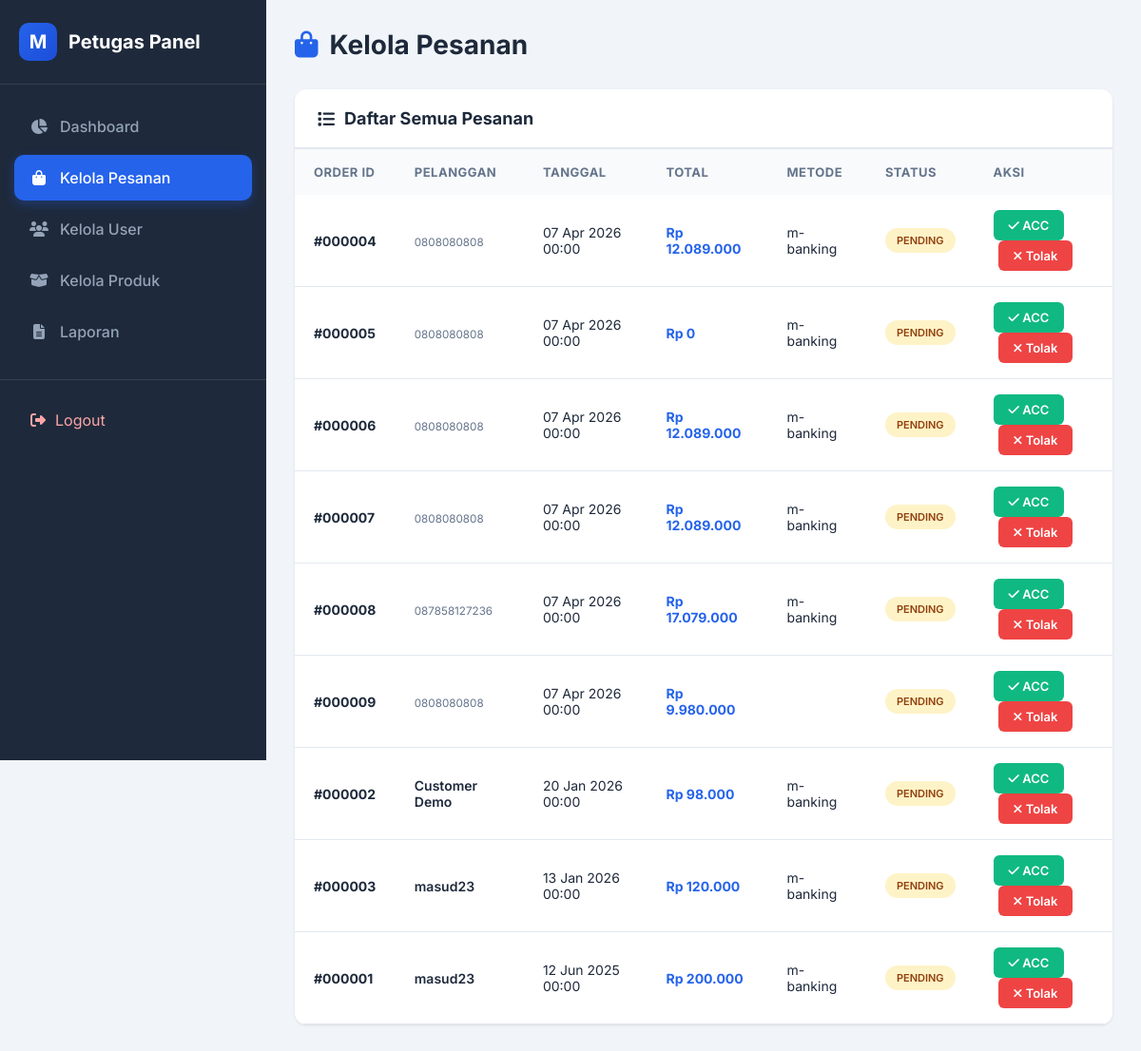
The page /petugas/kelola_pesanan.php (signed in) on the database its author committed.
### tables this page shows
CREATE TABLE `orders` (
  `id` int(11) NOT NULL AUTO_INCREMENT,
  `user_id` int(11) DEFAULT NULL,
  `total_bayar` decimal(10,2) NOT NULL,
  `ongkir` decimal(10,2) DEFAULT 0.00,
  `nama_penerima` varchar(100) NOT NULL,
  `no_telp` varchar(20) NOT NULL,
  `alamat` text NOT NULL,
  `metode_pembayaran` enum('m-banking','e-wallet','cod') DEFAULT 'm-banking',
  `detail_pembayaran` varchar(100) DEFAULT NULL,
  `tanggal_transaksi` date NOT NULL,
  `status` enum('pending','diproses','dikirim','selesai','dibatalkan') DEFAULT 'pending',
  `created_at` timestamp NOT NULL DEFAULT current_timestamp(),
  PRIMARY KEY (`id`),
  KEY `idx_user_id` (`user_id`)
);

CREATE TABLE `users` (
  `id` int(11) NOT NULL AUTO_INCREMENT,
  `username` varchar(50) NOT NULL,
  `password` varchar(255) NOT NULL,
  `nama_lengkap` varchar(100) NOT NULL,
  `email` varchar(100) DEFAULT NULL,
  `no_hp` varchar(20) DEFAULT NULL,
  `alamat` text DEFAULT NULL,
  `role` enum('admin','petugas','user') DEFAULT 'user',
  `created_at` timestamp NOT NULL DEFAULT current_timestamp(),
  PRIMARY KEY (`id`),
  UNIQUE KEY `username` (`username`),
  KEY `idx_id` (`id`)
);

### petugas/kelola_pesanan.php (the view, shortened to what this page needs)
<?php
include '../config.php';
$orders = mysqli_query($koneksi, "
    SELECT o.*, u.nama_lengkap
    FROM orders o
    LEFT JOIN users u ON o.user_id = u.id
    ORDER BY o.tanggal_transaksi DESC
");
?>
<!DOCTYPE html>
<html lang="id">
<head>
    <link rel="stylesheet" href="https://cdnjs.cloudflare.com/ajax/libs/font-awesome/6.4.0/css/all.min.css">
</head>
<body>
    <div class="wrapper">
        <aside class="sidebar">
            <div class="sidebar-header">
                <div class="brand-icon">M</div>
                <div class="brand-text">Petugas Panel</div>
            </div>
            <nav class="sidebar-menu">
                <a href="dashboard.php" class="menu-item <?= basename($_SERVER['PHP_SELF']) == 'dashboard.php' ? 'active' : '' ?>">
                    <i class="fas fa-chart-pie"></i> Dashboard
                </a>
                <a href="kelola_pesanan.php" class="menu-item <?= basename($_SERVER['PHP_SELF']) == 'kelola_pesanan.php' ? 'active' : '' ?>">
                    <i class="fas fa-shopping-bag"></i> Kelola Pesanan
                </a>
                <a href="kelola_data_user.php" class="menu-item <?= basename($_SERVER['PHP_SELF']) == 'kelola_data_user.php' ? 'active' : '' ?>">
                    <i class="fas fa-users"></i> Kelola User
                </a>
                <a href="kelola_data_produk.php" class="menu-item <?= basename($_SERVER['PHP_SELF']) == 'kelola_data_produk.php' ? 'active' : '' ?>">
                    <i class="fas fa-box-open"></i> Kelola Produk
                </a>
                <a href="laporan.php" class="menu-item <?= basename($_SERVER['PHP_SELF']) == 'laporan.php' ? 'active' : '' ?>">
                    <i class="fas fa-file-alt"></i> Laporan
                </a>
            </nav>
            <div class="sidebar-footer">
                <a href="../auth/logout.php" class="logout" onclick="return confirm('Yakin ingin logout?')">
                    <i class="fas fa-sign-out-alt"></i> Logout
                </a>
            </div>
        </aside>
        <main class="main-content">
            <div class="page-header">
                <h1 class="page-title"><i class="fas fa-shopping-bag"></i> Kelola Pesanan</h1>
            </div>
            <div class="card">
                <div class="card-header">
                    <h3 class="card-title"><i class="fas fa-list"></i> Daftar Semua Pesanan</h3>
                </div>
                <div style="overflow-x: auto;">
                    <table>
                        <thead>
                            <tr>
                                <th>Order ID</th>
                                <th>Pelanggan</th>
                                <th>Tanggal</th>
                                <th>Total</th>
                                <th>Metode</th>
                                <th>Status</th>
                                <th>Aksi</th>
                            </tr>
                        </thead>
                        <tbody>
                            <?php while($o = mysqli_fetch_assoc($orders)):
                                $badge_class = 'badge-' . ($o['status'] ?? 'pending');
                            ?>
                            <tr>
                                <td><strong>#<?= str_pad($o['id'], 6, '0', STR_PAD_LEFT) ?></strong></td>
                                <td>
                                    <div style="font-weight: 600;"><?= htmlspecialchars($o['nama_lengkap'] ?? 'Guest') ?></div>
                                    <small style="color: var(--gray);"><?= htmlspecialchars($o['no_telp'] ?? '') ?></small>
                                </td>
                                <td><?= date('d M Y H:i', strtotime($o['tanggal_transaksi'])) ?></td>
                                <td><strong style="color: var(--primary);">Rp <?= number_format($o['total_bayar'], 0, ',', '.') ?></strong></td>
                                <td><?= htmlspecialchars($o['metode_pembayaran']) ?></td>
                                <td><span class="badge <?= $badge_class ?>"><?= strtoupper($o['status'] ?? 'PENDING') ?></span></td>
                                <td>
                                    <?php if($o['status'] == 'pending'): ?>
                                        <form method="POST" style="display: inline;">
                                            <button type="submit" name="aksi" value="acc" class="btn btn-acc" onclick="return confirm('Konfirmasi pesanan ini sudah dibayar?')">
                                                <i class="fas fa-check"></i> ACC
                                            </button>
                                            <button type="submit" name="aksi" value="tolak" class="btn btn-tolak" onclick="return confirm('Batalkan pesanan ini?')">
                                                <i class="fas fa-times"></i> Tolak
                                            </button>
                                        </form>
                                    <?php else: ?>
                                        <span style="color: var(--gray); font-size: 12px;">-</span>
                                    <?php endif; ?>
                                </td>
                            </tr>
                            <?php endwhile; ?>
                        </tbody>
                    </table>
                </div>
            </div>
        </main>
    </div>
</body>
</html>

### petugas/kelola_pesanan.php (style rules this page uses)
:root { --primary: #2563eb; --primary-dark: #1d4ed8; --success: #10b981; --warning: #f59e0b; --danger: #ef4444; --dark: #1e293b; --light: #f8fafc; --gray: #64748b; --border: #e2e8f0; --shadow: 0 1px 3px rgba(0,0,0,0.1); --shadow-lg: 0 10px 15px rgba(0,0,0,0.1); }
* { margin: 0; padding: 0; box-sizing: border-box; font-family: 'Inter', sans-serif; }
body { background: #f1f5f9; color: var(--dark); }
.wrapper { display: flex; min-height: 100vh; }
.sidebar { width: 280px; background: var(--dark); position: fixed; left: 0; top: 0; height: 100vh; overflow-y: auto; z-index: 1000; }
.sidebar-header { padding: 24px 20px; border-bottom: 1px solid rgba(255,255,255,0.1); display: flex; align-items: center; gap: 12px; }
.brand-icon { width: 40px; height: 40px; background: linear-gradient(135deg, var(--primary), var(--primary-dark)); border-radius: 10px; display: flex; align-items: center; justify-content: center; color: white; font-weight: 700; font-size: 20px; }
.brand-text { color: white; font-size: 20px; font-weight: 700; }
.sidebar-menu { padding: 20px 15px; }
.menu-item { display: flex; align-items: center; gap: 12px; padding: 14px 16px; color: #94a3b8; text-decoration: none; border-radius: 10px; margin-bottom: 6px; transition: all 0.3s; font-weight: 500; }
.menu-item.active { background: var(--primary); color: white; box-shadow: 0 4px 12px rgba(37, 99, 235, 0.3); }
.menu-item i { width: 20px; text-align: center; font-size: 16px; }
.sidebar-footer { padding: 20px; border-top: 1px solid rgba(255,255,255,0.1); }
.logout { display: flex; align-items: center; gap: 10px; color: #fca5a5; text-decoration: none; padding: 12px; border-radius: 10px; transition: all 0.3s; }
.main-content { margin-left: 280px; flex: 1; padding: 30px; }
.page-header { display: flex; justify-content: space-between; align-items: center; margin-bottom: 30px; }
.page-title { font-size: 28px; font-weight: 700; display: flex; align-items: center; gap: 12px; }
.page-title i { color: var(--primary); }
.card { background: white; border-radius: 12px; box-shadow: var(--shadow); overflow: hidden; }
.card-header { padding: 20px 24px; border-bottom: 2px solid var(--border); display: flex; justify-content: space-between; align-items: center; }
.card-title { font-size: 18px; font-weight: 700; display: flex; align-items: center; gap: 10px; }
table { width: 100%; border-collapse: collapse; }
thead { background: #f8fafc; }
th { padding: 16px 20px; text-align: left; font-size: 13px; font-weight: 700; color: var(--gray); text-transform: uppercase; letter-spacing: 0.5px; }
td { padding: 16px 20px; font-size: 14px; border-bottom: 1px solid var(--border); vertical-align: middle; }
.badge { padding: 6px 12px; border-radius: 20px; font-size: 11px; font-weight: 600; display: inline-block; }
.badge-pending { background: #fef3c7; color: #92400e; }
.btn { padding: 8px 16px; border-radius: 6px; border: none; font-size: 13px; font-weight: 600; cursor: pointer; transition: 0.2s; }
.btn-acc { background: #10b981; color: white; }
.btn-tolak { background: #ef4444; color: white; margin-left: 5px; }

### rows shown on the page
orders: id "000004", no_telp "0808080808", tanggal_transaksi "07 Apr 2026 00:00", total_bayar "12.089.000", metode_pembayaran "m-banking", status "PENDING"
orders: id "000005", no_telp "0808080808", tanggal_transaksi "07 Apr 2026 00:00", total_bayar "0", metode_pembayaran "m-banking", status "PENDING"
orders: id "000006", no_telp "0808080808", tanggal_transaksi "07 Apr 2026 00:00", total_bayar "12.089.000", metode_pembayaran "m-banking", status "PENDING"
orders: id "000007", no_telp "0808080808", tanggal_transaksi "07 Apr 2026 00:00", total_bayar "12.089.000", metode_pembayaran "m-banking", status "PENDING"
orders: id "000008", no_telp "087858127236", tanggal_transaksi "07 Apr 2026 00:00", total_bayar "17.079.000", metode_pembayaran "m-banking", status "PENDING"
orders: id "000009", no_telp "0808080808", tanggal_transaksi "07 Apr 2026 00:00", total_bayar "9.980.000", status "PENDING"
orders: id "000002", user.nama_lengkap "Customer Demo", tanggal_transaksi "20 Jan 2026 00:00", total_bayar "98.000", metode_pembayaran "m-banking", status "PENDING"
orders: id "000003", user.nama_lengkap "masud23", tanggal_transaksi "13 Jan 2026 00:00", total_bayar "120.000", metode_pembayaran "m-banking", status "PENDING"
orders: id "000001", user.nama_lengkap "masud23", tanggal_transaksi "12 Jun 2025 00:00", total_bayar "200.000", metode_pembayaran "m-banking", status "PENDING"
